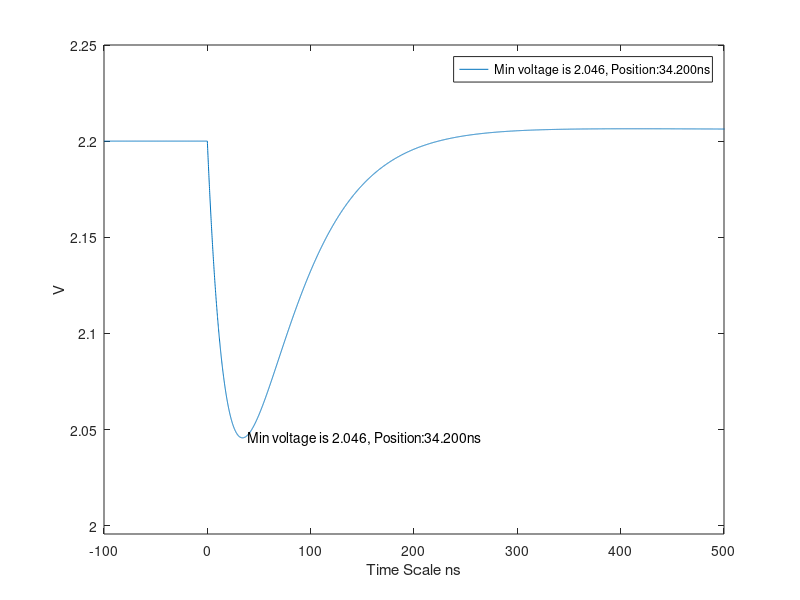

Here is the MATLAB script that generated this plot:
t = -100:0.1:5000;
taof = 2000;
tao1 = 50;
tao2 = 25;


% Q = 10fC, Cf = 400fF
%Q/Cf = 1/40
Q = 10;
Cf = 400;
%R2 = 250k R1 = 20k
%R2/R1 = 12.5
R2dR1 = 12.5;
a2 = 1.0/taof;
b2 = 1.0/tao1;
c2 = 1.0/tao2;

Vref = 2.2;
v3 = -R2dR1*Q/Cf/tao2*((b2*exp(-t.*b2))/((a2 - b2)*(b2 - c2)) - (a2*exp(-t.*a2))/((a2 - b2)*(a2 - c2)) - (c2*exp(-t.*c2))/((a2 - c2)*(b2 - c2))) + Vref;
for i = 1:1:1000
    v3(i) = Vref;
end
[Minn, k] = min(v3);
plot(t,v3);
Miny = Minn - 0.05;
axis([-100 500 Miny 2.25]);
%text(k-1000,Minn,'test');
textout = sprintf('Min voltage is %.3f, Position:%.3fns',Minn,(k-1000)/10);
text((k-1000)/10+5,Minn,textout);
xlabel('Time Scale ns');
ylabel('V');
%legend('Q=10fC,\tau_1 =50ns, \tau_2 = 25ns, V_r_e_f = 2.2V')
legend(textout)